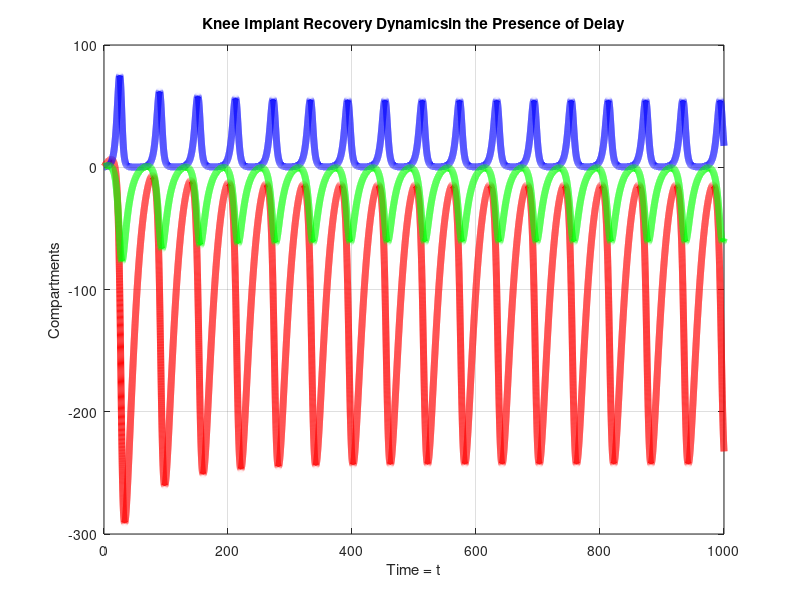

MATLAB code for this plot:
% This Numerical Scheme is for Caputo-Fabrizio-Caputo (Exponential Law) Diferential Operator

clc;clear;close all;
%Inputs
h=0.02; t(1)=0; tfinal=1000; t=t(1):h:tfinal; N=ceil((tfinal-t(1))/h);

%Initial Condition
R(1)=0.5;I(1)=0.2;M(1)=0.6;

%Constant fractional order
alpha=0.976;

%parameters of the model
a1=0.9;a2=0.8;a3=0.001;a4=0.2;a5=0.5;a6=0.002;a7=0.7;a8=0.4;a10=0.2;b1=5;b2=t(1)-b1;

%Given below is set of ODEs (Bateria-Fungi model with Plant Extract and Drug Control)
f1=@(t,R,I,M) a1+a2.*M-a3.*I.*b2.*R-a4.*R;
f2=@(t,R,I,M) a5.*I-a3.*I.*b2.*R-a6.*M;
f3=@(t,R,I,M) a7-a8.*I-a10.*M;

R(2)=R(1)+((h.^alpha)./(gamma(alpha+1))).*f1(t(1),R(1),I(1),M(1));
I(2)=I(1)+((h.^alpha)./(gamma(alpha+1))).*f2(t(1),R(1),I(1),M(1));
M(2)=M(1)+((h.^alpha)./(gamma(alpha+1))).*f3(t(1),R(1),I(1),M(1));

%Constant version of the Caputo-Fabrizio-Caputo Algorithm starts
for n=2:N
R(n+1)=R(n)+(0.5.*(2-alpha).*(1-alpha)+0.25.*3.*h.*alpha.*(2-alpha)).*f1(t(n),R(n),I(n),M(n))-(0.5.*(2-alpha).*(1-alpha)+0.25.*h.*alpha.*(2-alpha)).*f1(t(n-1),R(n-1),I(n-1),M(n-1));    
I(n+1)=I(n)+(0.5.*(2-alpha).*(1-alpha)+0.25.*3.*h.*alpha.*(2-alpha)).*f2(t(n),R(n),I(n),M(n))-(0.5.*(2-alpha).*(1-alpha)+0.25.*h.*alpha.*(2-alpha)).*f2(t(n-1),R(n-1),I(n-1),M(n-1));
M(n+1)=M(n)+(0.5.*(2-alpha).*(1-alpha)+0.25.*3.*h.*alpha.*(2-alpha)).*f3(t(n),R(n),I(n),M(n))-(0.5.*(2-alpha).*(1-alpha)+0.25.*h.*alpha.*(2-alpha)).*f3(t(n-1),R(n-1),I(n-1),M(n-1));

t(n+1)=t(n)+h;
end
% plot the solution
plot(t,R, 'r-', 'LineWidth', 5);
hold on
plot(t,I, 'b-','LineWidth', 5); 
hold on
plot(t,M, 'g-', 'LineWidth', 5);
xlabel('Time = t');
ylabel('Compartments');
title('Knee Implant Recovery Dynamicsin the Presence of Delay');
grid on;